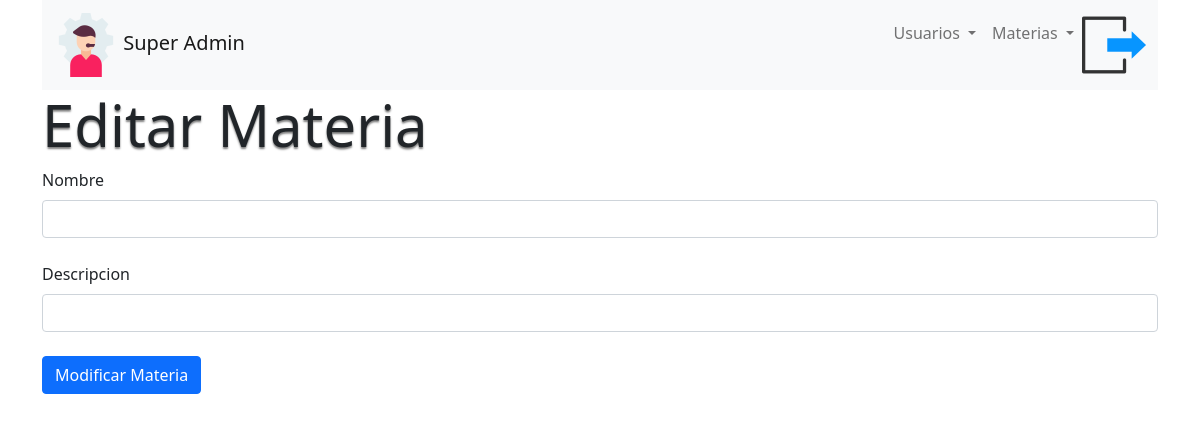
The app's page /editMat/3 (signed in), older data.
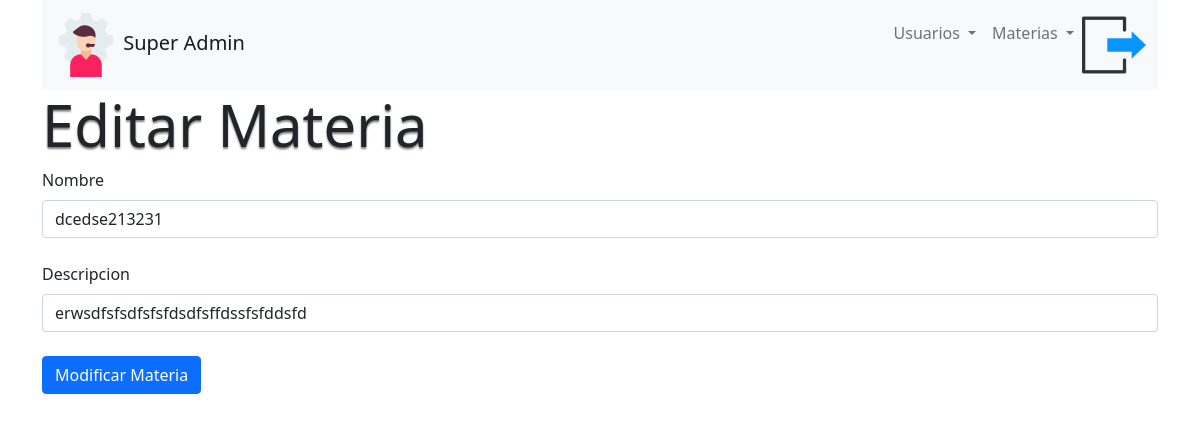
The same page, newer data.
### tables this page shows
CREATE TABLE materias (
	idMateria INTEGER PRIMARY KEY AUTOINCREMENT   NOT NULL ,
	nombre VARCHAR(50) NOT NULL ,
	descripcion VARCHAR(150) NOT NULL 
);

### app.py (the view)
@app.route('/editMat/<id>', methods=['GET','POST'])
def editMat(id):
    db = get_db() #Abre conexion
    cur = db.cursor() #Variable que tiene la conexion y cre un objeto de tipo cursor
    sQuery = "SELECT * FROM materias WHERE idMateria = ?" # sentencia SQL
    cur.execute(sQuery,[id]) #Preparamos la sentencia para ejecucion
    materiaEdit = cur.fetchone()
    cur.close() # cerramos el cursor
    return render_template("superadmin/editarMat.html" , materia = materiaEdit)

### app.py (called while the page is built)
@app.before_request
def antes_de_cada_ruta():
    ruta = request.path
    if not 'usuario' in session and ruta != "/login" and ruta != "/" and ruta != "/logout" and not ruta.startswith("/static"):
        flash("Inicia sesión para continuar")
        return redirect("/login")

### conexion.py (called while the page is built)
def get_db():
    try:
        if 'db' not in g:
            g.db=sqlite3.connect(DATABASES)
        return g.db
    except Error:
        print(Error)

### templates/superadmin/editarMat.html (shortened to what this page needs)
{% extends 'base2.html' %}
{% block body %}
<div class="container">
    <div class="row">
        <h1 class="section-title">Editar Materia</h1>
        <form action="/updateMat/{{ materia[0] }}" method="POST">
            <div class="form-outline mb-4">
                <label class="form-label" for="nombre">Nombre</label>
                <input type="text" id="nombre" name="nombre" class="form-control" value="{{ materia[1] }}"/>
            </div>
            <div class="form-outline mb-4">
              <label class="form-label" for="descripcion">Descripcion</label>
              <input type="text" id="descripcion" class="form-control" name="descripcion" value="{{ materia[2] }}"/>
            </div>
            <button type="submit" class="btn btn-primary btn-block mb-4">Modificar Materia</button>
          </form>
    </div>
</div>
{% endblock %}

Row changes from the older to the newer data that the page shows:
added materias: nombre "dcedse213231", descripcion "erwsdfsfsdfsfsfdsdfsffdssfsfddsfd"
